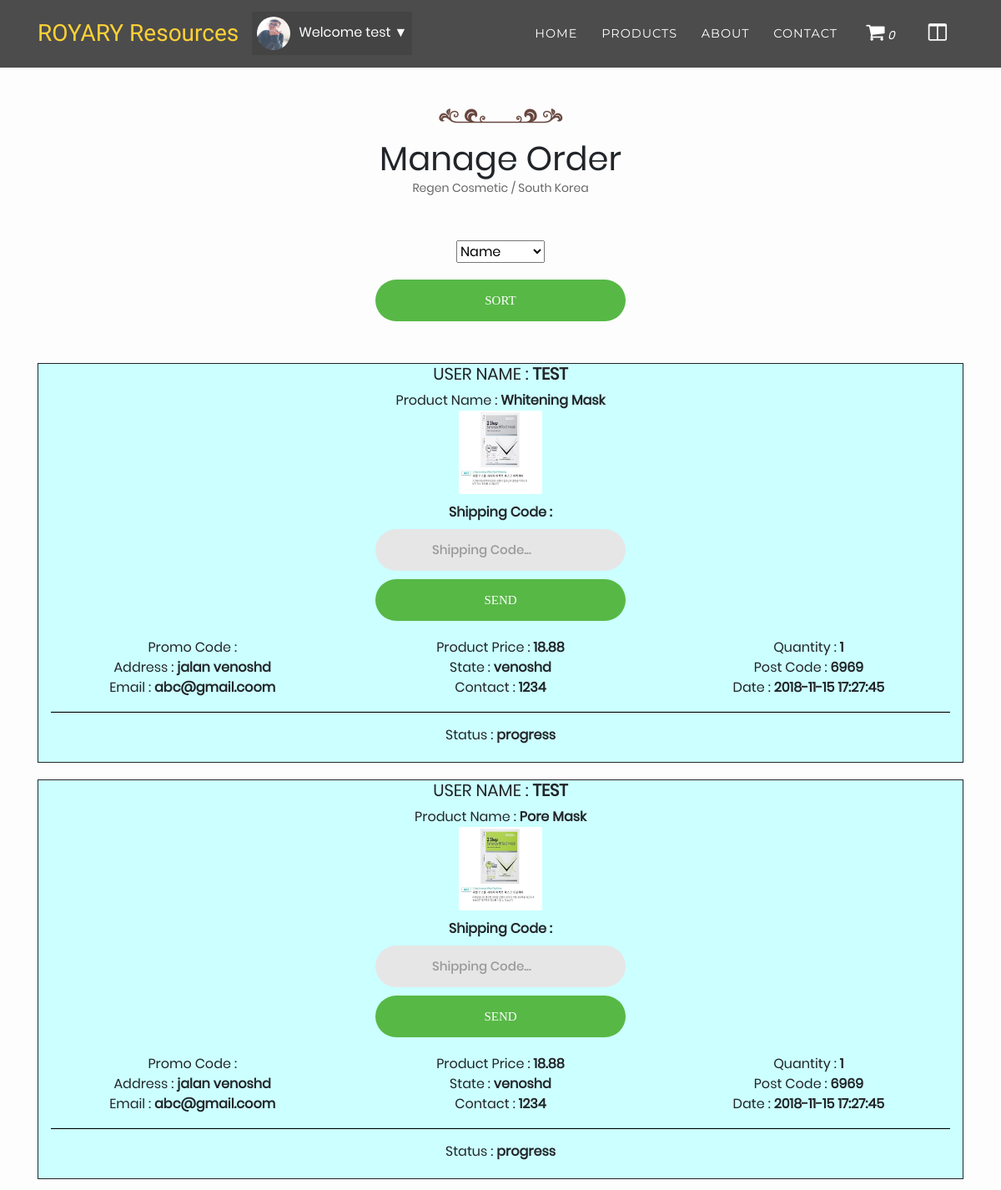
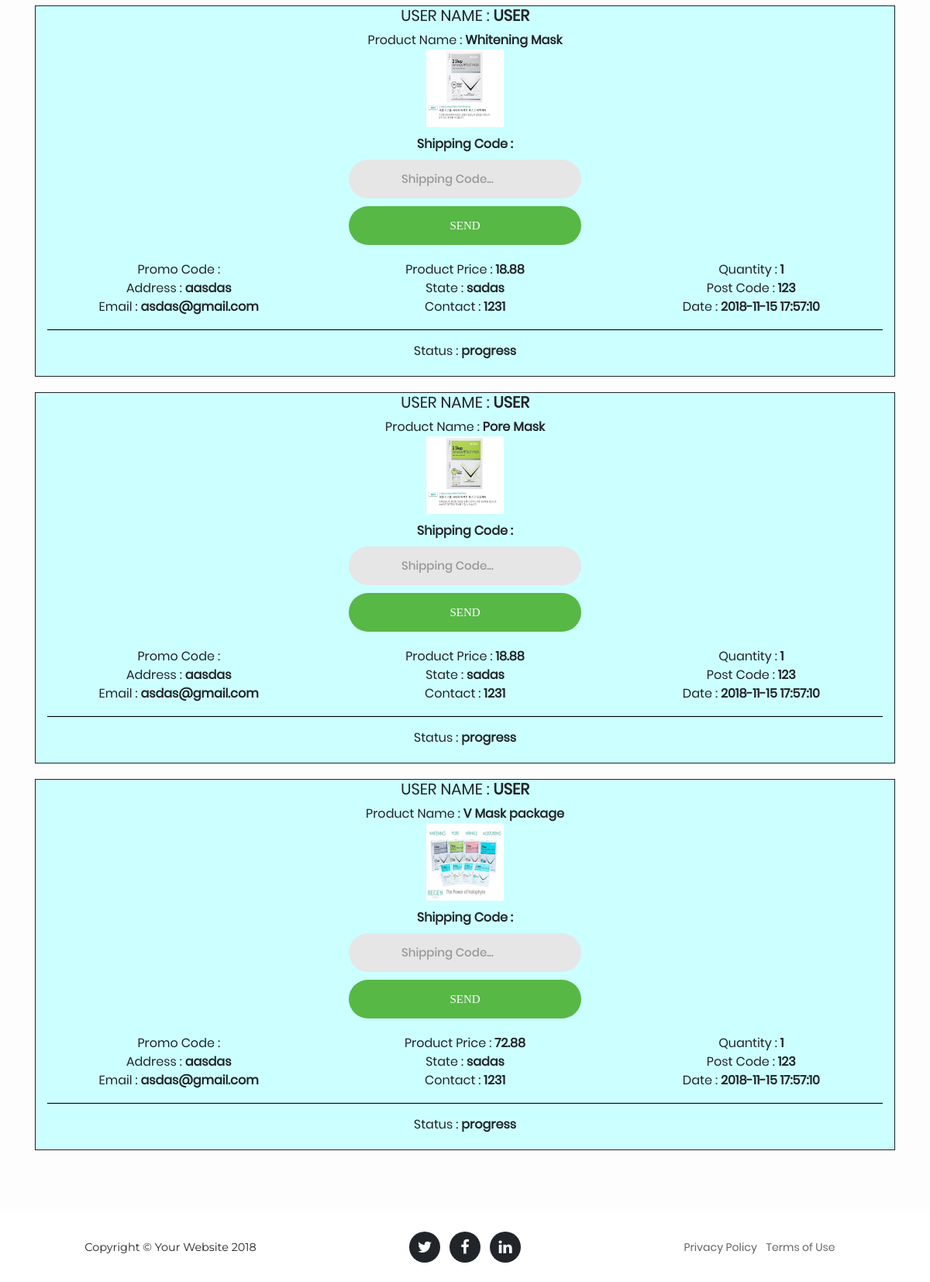
/Manageorder.php (signed in), run on an earlier commit of the app's database (2 pictures, top to bottom).
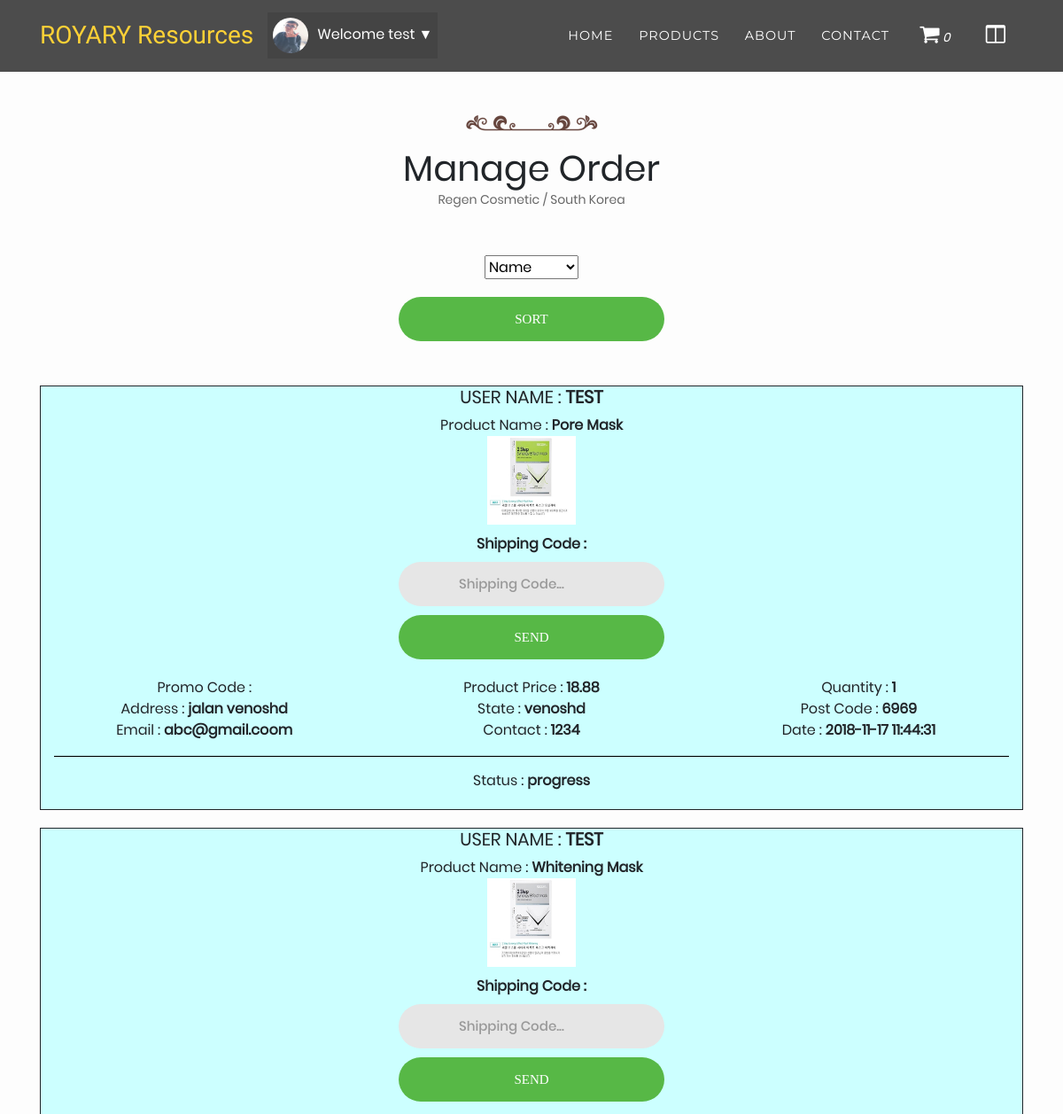
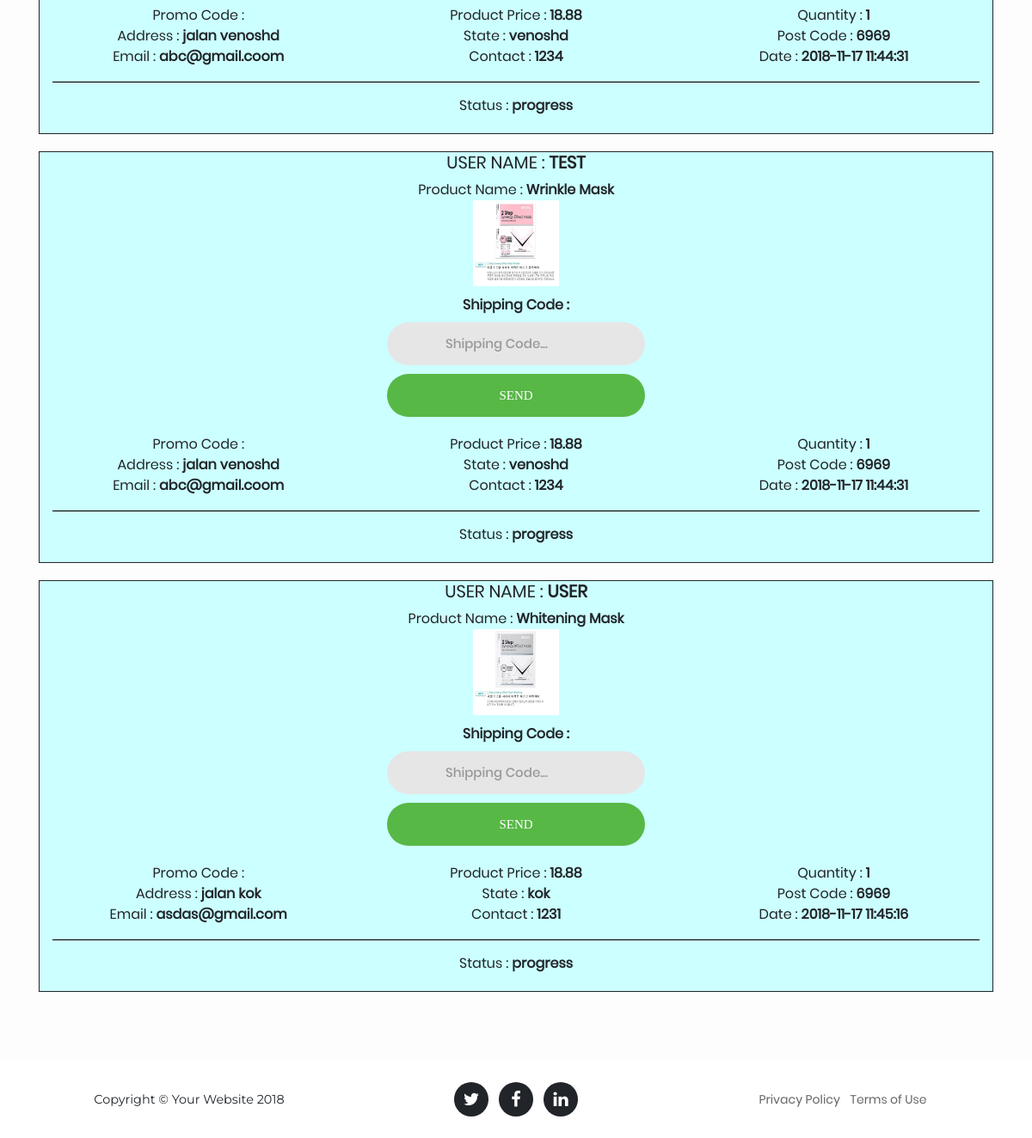
And on a later commit of the database (2 pictures, top to bottom).
### tables this page shows
CREATE TABLE IF NOT EXISTS `productorder` (
  `id` int(255) NOT NULL AUTO_INCREMENT,
  `payid` int(255) NOT NULL,
  `productid` int(255) NOT NULL,
  `quantity` int(11) NOT NULL,
  `date` datetime NOT NULL,
  `delivery` enum('progress','sent') NOT NULL,
  `address` text NOT NULL,
  `city` text NOT NULL,
  `state` text NOT NULL,
  `postcode` int(11) NOT NULL,
  `contact` int(11) NOT NULL,
  `email` text NOT NULL,
  `username` varchar(20) NOT NULL,
  PRIMARY KEY (`id`),
  KEY `productid` (`productid`),
  KEY `payid` (`payid`)
);

CREATE TABLE IF NOT EXISTS `payment` (
  `id` int(11) NOT NULL AUTO_INCREMENT,
  `payid` varchar(20) NOT NULL,
  `method` text NOT NULL,
  `date` datetime NOT NULL,
  `total` double NOT NULL,
  `code` varchar(255) NOT NULL,
  PRIMARY KEY (`id`),
  KEY `payid` (`payid`)
);

CREATE TABLE IF NOT EXISTS `product` (
  `id` int(255) NOT NULL AUTO_INCREMENT,
  `name` varchar(255) NOT NULL,
  `code` varchar(255) NOT NULL,
  `categories` text NOT NULL,
  `image` text NOT NULL,
  `price` double NOT NULL,
  PRIMARY KEY (`id`),
  UNIQUE KEY `code` (`code`)
);

### Manageorder.php (the view, shortened to what the changed rows need)
<?php
   include 'connection_file.php';
   if(isset($_POST['submit'])){
		if($_POST['sortby'] == 'datedesc'){
			$sortby = 'B.date DESC LIMIT 0, 10';
		}else if($_POST['sortby'] == 'dateasc'){
			$sortby = 'B.date ASC LIMIT 0, 10';
		}else{
			$sortby = 'A.payid';
		}
   }else{
	   $sortby = 'B.date ASC LIMIT 0, 10';
   }
?>
<!DOCTYPE html>
<html lang="en">
  <head>
	<link rel="stylesheet" type="text/css" href="css/style2.css" />
    <link href="vendor/bootstrap/css/bootstrap.min.css" rel="stylesheet">
    <link href="vendor/font-awesome/css/font-awesome.min.css" rel="stylesheet" type="text/css">
    <link href="css/agency.css" rel="stylesheet">
	<link href="css/sidebar.css" rel="stylesheet">
	<link rel="stylesheet" type="text/css" href="vendor/bootstrap/css/bootstrap.css">
	<link rel="stylesheet" type="text/css" href="fonts/font-awesome-4.7.0/css/font-awesome.min.css">
	<link rel="stylesheet" type="text/css" href="vendor/animate/animate.css">
	<link rel="stylesheet" type="text/css" href="vendor/css-hamburgers/hamburgers.min.css">
	<link rel="stylesheet" type="text/css" href="vendor/select2/select2.min.css">
	<link rel="stylesheet" type="text/css" href="css/util.css">
	<link rel="stylesheet" type="text/css" href="css/main.css">
	<link href="css/cart.css" rel="stylesheet">
  </head>
  <body id="page-top">
    <nav class="navbar navbar-expand-lg navbar-dark fixed-top" id="mainNav">
      <div class="container">
        <div class="collapse navbar-collapse" id="navbarResponsive">
		<div id="guest">
	    <?php
			navbar();
		?>
		</div>
        </div>
      </div>
    </nav>
    <section id="portfolio1" class="m-t-50">
      <div class="container wow fadeInUp">
        <div class="section-header">
		<div class="aboout_logo">
          <h1 class="section-title">Manage Order</h1>
		  </div>
        </div>
	<div>
		<div class="m-t-50">
		<?php
		if (isset($_SESSION['LoginID'])){
		$query = "SELECT B.id, A.payid, B.date, B.quantity, B.delivery, B.address, B.city, B.state, B.postcode, B.contact, B.email,
				A.code, C.name, C.code, C.categories, C.image, C.price
				FROM payment A JOIN productorder B ON A.id = B.payid
				JOIN product C ON C.id = B.productid ORDER BY $sortby";
		if ($result = mysqli_query($conn,$query)){
			while ($row = mysqli_fetch_row($result)){
				$rowid = $row[0];
				$inputid = 'value' . $row[0];
				$salesusername = $row[1];
				$date = $row[2];
				$quantity = $row[3];
				$progress = $row[4];
				$address = $row[5];
				$state = $row[7];
				$postcode = $row[8];
				$contact = $row[9];
				$email = $row[10];
				$promocode = $row[11];
				$productname = $row[12];
				$img = $row[15];
				$productprice = $row[16];
				if($progress == 'sent'){}else{
		?>
		<form method="post" enctype="multipart/form-data">
		<div class="news col-md-12 m-t-20">
			<div class="col-md-12"><label class="text-uppercase"><h5>User Name : <strong><?php echo $salesusername; ?></strong></h5></label></div>
			<div class="col-md-12">Product Name : <strong><?php echo $productname; ?></strong></div>
				<div class="row">
					<div class="col-md-12"><img src="<?php echo $img; ?>" width="100px" height="100px"></div>
				</div>
				<div class="row">
			<div class="m-t-10 m-b-20" style="width: 300px; margin-left: auto; margin-right: auto;">
			<div><label><strong>Shipping Code :</strong></label></div>
				<div class="wrap-input100 validate-input">
					<input placeholder="Shipping Code..." id="shipcode" name="<?php echo $inputid; ?>" class="input100 container-margin" required>
					<span class="focus-input100"></span>
				</div>
				<div><button type="submit" name="<?php echo $rowid; ?>" class="login100-form-btn">Send</button></div>
			</div>
				</div>
				<div class="row">
					<div class="col-md-4">Promo Code : <strong><?php echo $promocode; ?></strong></div>
					<div class="col-md-4">Product Price : <strong><?php echo $productprice; ?></strong></div>
					<div class="col-md-4">Quantity : <strong><?php echo $quantity; ?></strong></div>
				</div>
				<div class="row">
					<div class="col-md-4">Address : <strong><?php echo $address; ?></strong></div>
					<div class="col-md-4">State : <strong><?php echo $state; ?></strong></div>
					<div class="col-md-4">Post Code : <strong><?php echo $postcode; ?></strong></div>
				</div>
				<div class="row">
					<div class="col-md-4">Email : <strong><?php echo $email; ?></strong></div>
					<div class="col-md-4">Contact : <strong><?php echo $contact; ?></strong></div>
					<div class="col-md-4">Date : <strong><?php echo $date; ?></strong></div>
				</div><hr>
				<div class="row">
					<div class="col-md-12 m-b-20">Status : <strong><?php echo $progress; ?></strong></div>
				</div>
		</div>
		</form>
		<?php
				}
			}
		  }
		}
		?>
		</div>
	</div>
      </div>
	</section>
  </body>
</html>

### connection_file.php (shortened to what the changed rows need)
<?php
	function navbar(){
		if (isset($_SESSION['LoginID'])){
			$username = $_SESSION['LoginID'];
		$query = "SELECT * FROM `login` WHERE username='$username'";
		if ($result = mysqli_query($GLOBALS['conn'],$query)){
			while ($row = mysqli_fetch_row($result)){
				$name = $row[9];
				$type = $row[10];
				$admin = $row[8];
				if($admin == 'admin'){
					echo "<div class='dropdown'>";
					echo "<div style='color:white;'><button onclick='myFunction()' class='dropbtn'>";
						if (strcasecmp('image/jpg', $type) == 0 || strcasecmp('image/jpeg', $type) == 0
							|| strcasecmp('image/png', $type) == 0 || strcasecmp('image/pdf', $type) == 0 || strcasecmp('image/gif', $type) == 0) {
								echo "<img src='img/profile-img/".$name."' width='40px' height='40px' style='margin-right:10px; border: 0px solid; border-radius: 25px;'></img>";
							}else{
								echo "<img src='img/profile-img/default.png' width='40px' height='40px' style='margin-right:10px;'></img>";
							}
					echo "Welcome " . $username . "  &#x25BC;" . "</button></br></div>";
					echo "</div>";
					}
				}
			}
        }
	}
?>

What changed in the data, as far as the page shows it:
removed productorder: payid.payid "TEST", productid.name "Whitening Mask", productid.image (picture), productid.price "18.88", quantity "1", address "jalan venoshd", state "venoshd", postcode "6969", email "abc@gmail.coom", contact "1234", date "2018-11-15 17:27:45", delivery "progress"
removed productorder: payid.payid "TEST", productid.name "Pore Mask", productid.image (picture), productid.price "18.88", quantity "1", address "jalan venoshd", state "venoshd", postcode "6969", email "abc@gmail.coom", contact "1234", date "2018-11-15 17:27:45", delivery "progress"
removed productorder: payid.payid "USER", productid.name "Whitening Mask", productid.image (picture), productid.price "18.88", quantity "1", address "aasdas", state "sadas", postcode "123", email "asdas@gmail.com", contact "1231", date "2018-11-15 17:57:10", delivery "progress"
removed productorder: payid.payid "USER", productid.name "Pore Mask", productid.image (picture), productid.price "18.88", quantity "1", address "aasdas", state "sadas", postcode "123", email "asdas@gmail.com", contact "1231", date "2018-11-15 17:57:10", delivery "progress"
removed productorder: payid.payid "USER", productid.name "V Mask package", productid.image (picture), productid.price "72.88", quantity "1", address "aasdas", state "sadas", postcode "123", email "asdas@gmail.com", contact "1231", date "2018-11-15 17:57:10", delivery "progress"
added productorder: payid.payid "TEST", productid.name "Pore Mask", productid.image (picture), productid.price "18.88", quantity "1", address "jalan venoshd", state "venoshd", postcode "6969", email "abc@gmail.coom", contact "1234", date "2018-11-17 11:44:31", delivery "progress"
added productorder: payid.payid "TEST", productid.name "Whitening Mask", productid.image (picture), productid.price "18.88", quantity "1", address "jalan venoshd", state "venoshd", postcode "6969", email "abc@gmail.coom", contact "1234", date "2018-11-17 11:44:31", delivery "progress"
added productorder: payid.payid "TEST", productid.name "Wrinkle Mask", productid.image (picture), productid.price "18.88", quantity "1", address "jalan venoshd", state "venoshd", postcode "6969", email "abc@gmail.coom", contact "1234", date "2018-11-17 11:44:31", delivery "progress"
added productorder: payid.payid "USER", productid.name "Whitening Mask", productid.image (picture), productid.price "18.88", quantity "1", address "jalan kok", state "kok", postcode "6969", email "asdas@gmail.com", contact "1231", date "2018-11-17 11:45:16", delivery "progress"
